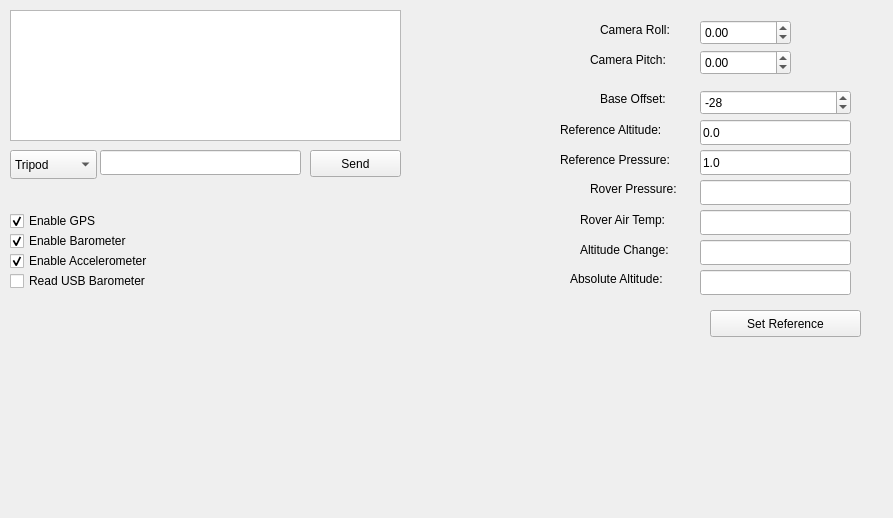
<?xml version="1.0" encoding="UTF-8"?>
<ui version="4.0">
 <class>StatusWidget</class>
 <widget class="QWidget" name="StatusWidget">
  <property name="geometry">
   <rect>
    <x>0</x>
    <y>0</y>
    <width>893</width>
    <height>518</height>
   </rect>
  </property>
  <property name="windowTitle">
   <string>Form</string>
  </property>
  <widget class="QComboBox" name="devSelectBox">
   <property name="geometry">
    <rect>
     <x>10</x>
     <y>150</y>
     <width>87</width>
     <height>29</height>
    </rect>
   </property>
   <item>
    <property name="text">
     <string>Tripod</string>
    </property>
   </item>
   <item>
    <property name="text">
     <string>GPS</string>
    </property>
   </item>
   <item>
    <property name="text">
     <string>Motor</string>
    </property>
   </item>
   <item>
    <property name="text">
     <string>Arm</string>
    </property>
   </item>
   <item>
    <property name="text">
     <string>Test</string>
    </property>
   </item>
  </widget>
  <widget class="QTextEdit" name="textEdit">
   <property name="geometry">
    <rect>
     <x>10</x>
     <y>10</y>
     <width>391</width>
     <height>131</height>
    </rect>
   </property>
  </widget>
  <widget class="QLineEdit" name="commandBox">
   <property name="geometry">
    <rect>
     <x>100</x>
     <y>150</y>
     <width>201</width>
     <height>25</height>
    </rect>
   </property>
  </widget>
  <widget class="QPushButton" name="sendButton">
   <property name="geometry">
    <rect>
     <x>310</x>
     <y>150</y>
     <width>91</width>
     <height>27</height>
    </rect>
   </property>
   <property name="text">
    <string>Send</string>
   </property>
  </widget>
  <widget class="QCheckBox" name="enableGPSBox">
   <property name="geometry">
    <rect>
     <x>10</x>
     <y>210</y>
     <width>111</width>
     <height>22</height>
    </rect>
   </property>
   <property name="text">
    <string>Enable GPS</string>
   </property>
   <property name="checked">
    <bool>true</bool>
   </property>
  </widget>
  <widget class="QCheckBox" name="enableBaroBox">
   <property name="geometry">
    <rect>
     <x>10</x>
     <y>230</y>
     <width>141</width>
     <height>22</height>
    </rect>
   </property>
   <property name="text">
    <string>Enable Barometer</string>
   </property>
   <property name="checked">
    <bool>true</bool>
   </property>
  </widget>
  <widget class="QCheckBox" name="enableAccelBox">
   <property name="geometry">
    <rect>
     <x>10</x>
     <y>250</y>
     <width>171</width>
     <height>22</height>
    </rect>
   </property>
   <property name="text">
    <string>Enable Accelerometer</string>
   </property>
   <property name="checked">
    <bool>true</bool>
   </property>
  </widget>
  <widget class="QLabel" name="label">
   <property name="geometry">
    <rect>
     <x>600</x>
     <y>20</y>
     <width>91</width>
     <height>20</height>
    </rect>
   </property>
   <property name="text">
    <string>Camera Roll:</string>
   </property>
  </widget>
  <widget class="QLabel" name="label_2">
   <property name="geometry">
    <rect>
     <x>590</x>
     <y>50</y>
     <width>101</width>
     <height>20</height>
    </rect>
   </property>
   <property name="text">
    <string>Camera Pitch:</string>
   </property>
  </widget>
  <widget class="QDoubleSpinBox" name="rollAngleBox">
   <property name="geometry">
    <rect>
     <x>700</x>
     <y>20</y>
     <width>91</width>
     <height>25</height>
    </rect>
   </property>
   <property name="minimum">
    <double>-180.000000000000000</double>
   </property>
   <property name="maximum">
    <double>180.000000000000000</double>
   </property>
  </widget>
  <widget class="QDoubleSpinBox" name="pitchAngleBox">
   <property name="geometry">
    <rect>
     <x>700</x>
     <y>50</y>
     <width>91</width>
     <height>25</height>
    </rect>
   </property>
   <property name="minimum">
    <double>-180.000000000000000</double>
   </property>
   <property name="maximum">
    <double>180.000000000000000</double>
   </property>
  </widget>
  <widget class="QLineEdit" name="refPressureBox">
   <property name="geometry">
    <rect>
     <x>700</x>
     <y>150</y>
     <width>151</width>
     <height>25</height>
    </rect>
   </property>
   <property name="text">
    <string>1.0</string>
   </property>
  </widget>
  <widget class="QLabel" name="label_3">
   <property name="geometry">
    <rect>
     <x>560</x>
     <y>150</y>
     <width>131</width>
     <height>20</height>
    </rect>
   </property>
   <property name="text">
    <string>Reference Pressure:</string>
   </property>
  </widget>
  <widget class="QLabel" name="label_4">
   <property name="geometry">
    <rect>
     <x>590</x>
     <y>180</y>
     <width>101</width>
     <height>17</height>
    </rect>
   </property>
   <property name="text">
    <string>Rover Pressure:</string>
   </property>
  </widget>
  <widget class="QLineEdit" name="roverPressureBox">
   <property name="geometry">
    <rect>
     <x>700</x>
     <y>180</y>
     <width>151</width>
     <height>25</height>
    </rect>
   </property>
  </widget>
  <widget class="QLabel" name="label_5">
   <property name="geometry">
    <rect>
     <x>580</x>
     <y>240</y>
     <width>111</width>
     <height>20</height>
    </rect>
   </property>
   <property name="text">
    <string>Altitude Change:</string>
   </property>
  </widget>
  <widget class="QLineEdit" name="altitudeChangeBox">
   <property name="geometry">
    <rect>
     <x>700</x>
     <y>240</y>
     <width>151</width>
     <height>25</height>
    </rect>
   </property>
  </widget>
  <widget class="QPushButton" name="setAltRefButton">
   <property name="geometry">
    <rect>
     <x>710</x>
     <y>310</y>
     <width>151</width>
     <height>27</height>
    </rect>
   </property>
   <property name="text">
    <string>Set Reference</string>
   </property>
  </widget>
  <widget class="QLabel" name="label_6">
   <property name="geometry">
    <rect>
     <x>580</x>
     <y>210</y>
     <width>111</width>
     <height>20</height>
    </rect>
   </property>
   <property name="text">
    <string>Rover Air Temp:</string>
   </property>
  </widget>
  <widget class="QLineEdit" name="roverTempBox">
   <property name="geometry">
    <rect>
     <x>700</x>
     <y>210</y>
     <width>151</width>
     <height>25</height>
    </rect>
   </property>
  </widget>
  <widget class="QCheckBox" name="checkBox">
   <property name="geometry">
    <rect>
     <x>10</x>
     <y>270</y>
     <width>161</width>
     <height>22</height>
    </rect>
   </property>
   <property name="text">
    <string>Read USB Barometer</string>
   </property>
  </widget>
  <widget class="QLabel" name="label_7">
   <property name="geometry">
    <rect>
     <x>560</x>
     <y>120</y>
     <width>131</width>
     <height>20</height>
    </rect>
   </property>
   <property name="text">
    <string>Reference Altitude:</string>
   </property>
  </widget>
  <widget class="QLineEdit" name="referenceAltitudeBox">
   <property name="geometry">
    <rect>
     <x>700</x>
     <y>120</y>
     <width>151</width>
     <height>25</height>
    </rect>
   </property>
   <property name="text">
    <string>0.0</string>
   </property>
  </widget>
  <widget class="QLabel" name="label_8">
   <property name="geometry">
    <rect>
     <x>570</x>
     <y>270</y>
     <width>121</width>
     <height>17</height>
    </rect>
   </property>
   <property name="text">
    <string>Absolute Altitude:</string>
   </property>
  </widget>
  <widget class="QLineEdit" name="absoluteAltitudeBox">
   <property name="geometry">
    <rect>
     <x>700</x>
     <y>270</y>
     <width>151</width>
     <height>25</height>
    </rect>
   </property>
  </widget>
  <widget class="QLabel" name="label_9">
   <property name="geometry">
    <rect>
     <x>600</x>
     <y>90</y>
     <width>81</width>
     <height>17</height>
    </rect>
   </property>
   <property name="text">
    <string>Base Offset:</string>
   </property>
  </widget>
  <widget class="QSpinBox" name="baseOffsetBox">
   <property name="geometry">
    <rect>
     <x>700</x>
     <y>90</y>
     <width>151</width>
     <height>25</height>
    </rect>
   </property>
   <property name="minimum">
    <number>-1000</number>
   </property>
   <property name="maximum">
    <number>1000</number>
   </property>
   <property name="value">
    <number>-28</number>
   </property>
  </widget>
 </widget>
 <resources/>
 <connections/>
</ui>
